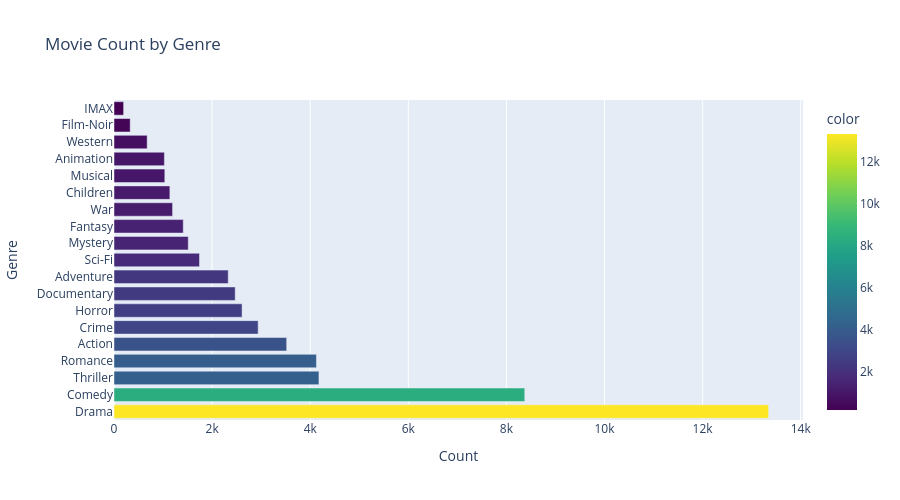

The notebook cell saved with this chart:
### Code cell
# ── Genre analysis ──────────────────────────────────────────────────
all_genres = movies_raw['genres'].str.split('|').explode()
genre_counts = all_genres[all_genres != '(no genres listed)'].value_counts()

fig = px.bar(x=genre_counts.values, y=genre_counts.index,
             orientation='h', color=genre_counts.values,
             color_continuous_scale='Viridis',
             title='Movie Count by Genre',
             labels={'x': 'Count', 'y': 'Genre'})
fig.update_layout(height=500, showlegend=False)
fig.show()

### Figure 1 — Plotly figure (JSON) as saved in the notebook; plotly's stock layout.template omitted (floating-point values rounded to 4 significant figures)
{"data": [{"alignmentgroup": "True", "hovertemplate": "Count=%{x}<br>Genre=%{y}<br>color=%{marker.color}<extra></extra>", "legendgroup": "", "marker": {"color": [13344, 8374, 4178, 4127, 3520, 2939, 2611, 2471, 2329, 1743, 1514, 1412, 1194, 1139, 1036, 1027, 676, 330, 196], "coloraxis": "coloraxis", "pattern": {"shape": ""}}, "name": "", "offsetgroup": "", "orientation": "h", "showlegend": false, "textposition": "auto", "type": "bar", "x": [13344, 8374, 4178, 4127, 3520, 2939, 2611, 2471, 2329, 1743, 1514, 1412, 1194, 1139, 1036, 1027, 676, 330, 196], "xaxis": "x", "y": ["Drama", "Comedy", "Thriller", "Romance", "Action", "Crime", "Horror", "Documentary", "Adventure", "Sci-Fi", "Mystery", "Fantasy", "War", "Children", "Musical", "Animation", "Western", "Film-Noir", "IMAX"], "yaxis": "y"}], "layout": {"barmode": "relative", "coloraxis": {"colorbar": {"title": {"text": "color"}}, "colorscale": [[0, "#440154"], [0.1111, "#482878"], [0.2222, "#3e4989"], [0.3333, "#31688e"], [0.4444, "#26828e"], [0.5556, "#1f9e89"], [0.6667, "#35b779"], [0.7778, "#6ece58"], [0.8889, "#b5de2b"], [1, "#fde725"]]}, "height": 500, "legend": {"tracegroupgap": 0}, "showlegend": false, "title": {"text": "Movie Count by Genre"}, "xaxis": {"anchor": "y", "domain": [0, 1], "title": {"text": "Count"}}, "yaxis": {"anchor": "x", "domain": [0, 1], "title": {"text": "Genre"}}}}
